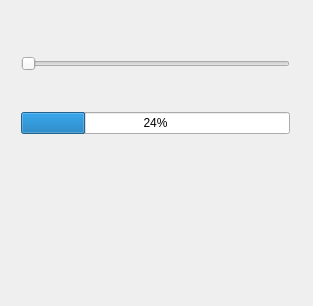
<?xml version="1.0" encoding="UTF-8"?>
<ui version="4.0">
 <class>MainWindow</class>
 <widget class="QMainWindow" name="MainWindow">
  <property name="geometry">
   <rect>
    <x>0</x>
    <y>0</y>
    <width>313</width>
    <height>306</height>
   </rect>
  </property>
  <property name="windowTitle">
   <string>MainWindow</string>
  </property>
  <widget class="QWidget" name="centralWidget">
   <widget class="QWidget" name="">
    <property name="geometry">
     <rect>
      <x>10</x>
      <y>10</y>
      <width>291</width>
      <height>171</height>
     </rect>
    </property>
    <layout class="QVBoxLayout" name="verticalLayout">
     <item>
      <widget class="QSlider" name="horizontalSlider">
       <property name="orientation">
        <enum>Qt::Horizontal</enum>
       </property>
      </widget>
     </item>
     <item>
      <widget class="QProgressBar" name="progressBar">
       <property name="layoutDirection">
        <enum>Qt::LeftToRight</enum>
       </property>
       <property name="value">
        <number>24</number>
       </property>
       <property name="alignment">
        <set>Qt::AlignCenter</set>
       </property>
       <property name="orientation">
        <enum>Qt::Horizontal</enum>
       </property>
      </widget>
     </item>
    </layout>
   </widget>
  </widget>
  <widget class="QMenuBar" name="menuBar">
   <property name="geometry">
    <rect>
     <x>0</x>
     <y>0</y>
     <width>313</width>
     <height>26</height>
    </rect>
   </property>
  </widget>
 </widget>
 <layoutdefault spacing="6" margin="11"/>
 <resources/>
 <connections/>
</ui>
